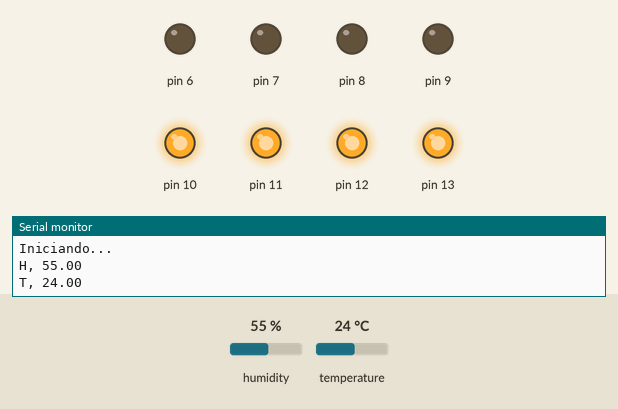
The sketch below on a simulated Arduino Uno, built with avr-gcc and run on an emulated ATmega328P. Parts: output pins drawn as LEDs (lit = HIGH), the last lines printed to the serial monitor. The test bench sets the inputs (shaded band); at power-on: humidity 55 %, temperature 24 °C.

Above: at 0.5 s.
At 3.5 s:
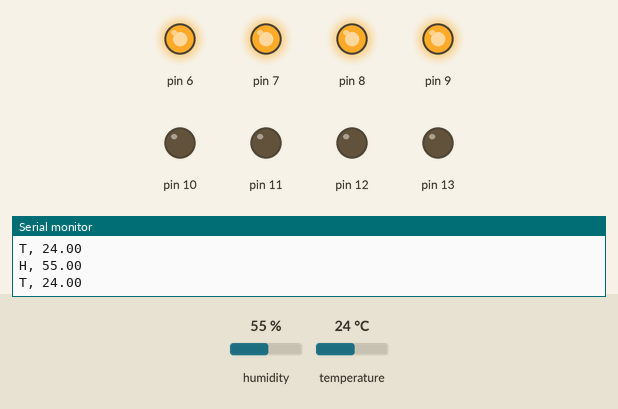
Timing chart, 0 to 4.6 s (numbered marks = the images above):
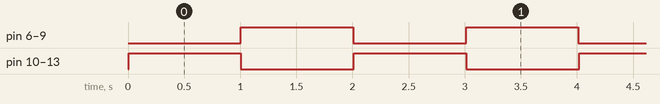

Measured:
- by itself, pin 6–13: alternates HIGH for 1.0 s and LOW for 1.0 s
- by itself, everything shown: repeats every 2.0 s, in 3 steps

The sketch:

temperatura.ino
```cpp
#include <DHT.h>

int ledPin = 2;

void manageChar(char c){
    //if the char equals H
    if(c='H')
    {
        digitalWrite(ledPin, HIGH); //switch LED on
    }

    //if the char equals L
    if(c='L')
    {
        digitalWrite(ledPin,LOW); //switch LED off
    }
}

void waitForInput(){
  while(Serial.available()==0){
    delay(500);
    }
while(Serial.available()>0){
    char incomingChar = Serial.read();
    manageChar(incomingChar);
  }
}

#define DHTPIN 2     // Pin donde está conectado el sensor

//#define DHTTYPE DHT11   // Descomentar si se usa el DHT 11
#define DHTTYPE DHT22   // Sensor DHT22

DHT dht(DHTPIN, DHTTYPE);

void setup() {
  Serial.begin(9600);
  Serial.println("Iniciando...");
  dht.begin();
  pinMode(13, OUTPUT);
  pinMode(12, OUTPUT);
  pinMode(11, OUTPUT);
  pinMode(10, OUTPUT);
  pinMode(9, OUTPUT);
  pinMode(8, OUTPUT);
  pinMode(7, OUTPUT);
  pinMode(6, OUTPUT);
}

void loop() {
  float h = dht.readHumidity(); //Leemos la Humedad
  float t = dht.readTemperature(); //Leemos la temperatura en grados Celsius
  //--------Enviamos las lecturas por el puerto serial-------------
  Serial.print("H, ");
  Serial.println(h);
  Serial.print("T, ");
  Serial.println(t);

digitalWrite(13, HIGH);
digitalWrite(12, HIGH);
digitalWrite(11, HIGH);
digitalWrite(10, HIGH);
delay(1000);
digitalWrite(13, LOW);
digitalWrite(12, LOW);
digitalWrite(11, LOW);
digitalWrite(10, LOW);
digitalWrite(9, HIGH);
digitalWrite(8, HIGH);
digitalWrite(7, HIGH);
digitalWrite(6, HIGH);
delay(1000);
digitalWrite(9, LOW);
digitalWrite(8, LOW);
digitalWrite(7, LOW);
digitalWrite(6, LOW);
}
```
